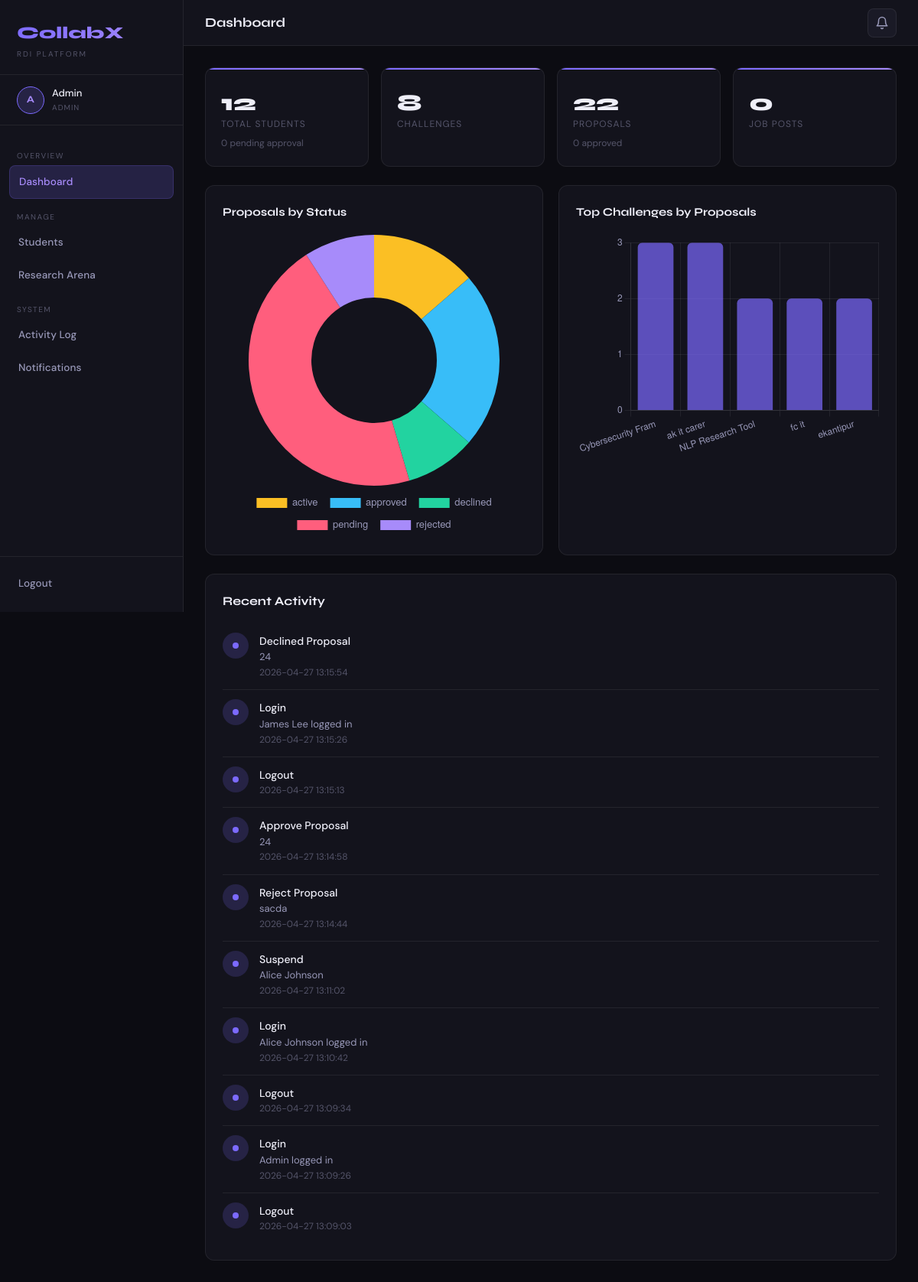
The page /admin/dashboard (signed in) on the database its author committed.
### tables this page shows
CREATE TABLE activity_log (
    id INTEGER PRIMARY KEY AUTOINCREMENT, user_id INTEGER, action TEXT NOT NULL,
    details TEXT, created_at TIMESTAMP DEFAULT CURRENT_TIMESTAMP);

### app.py (the view)
@app.route("/admin/dashboard")
@login_required(role="admin")
def admin_dashboard():
    db=get_db()
    stats={
        "students":db.execute("SELECT COUNT(*) FROM users WHERE role='student'").fetchone()[0],
        "pending":db.execute("SELECT COUNT(*) FROM users WHERE role='student' AND approved=0").fetchone()[0],
        "challenges":db.execute("SELECT COUNT(*) FROM challenges").fetchone()[0],
        "proposals":db.execute("SELECT COUNT(*) FROM proposals").fetchone()[0],
        "recruitment":db.execute("SELECT COUNT(*) FROM recruitment").fetchone()[0],
        "approved_proposals":db.execute("SELECT COUNT(*) FROM proposals WHERE status='Approved'").fetchone()[0],
    }
    statuses=db.execute("SELECT status, COUNT(*) as cnt FROM proposals GROUP BY status").fetchall()
    top_challenges=db.execute("""SELECT c.title, COUNT(p.id) as cnt FROM challenges c
        LEFT JOIN proposals p ON c.id=p.challenge_id GROUP BY c.id ORDER BY cnt DESC LIMIT 5""").fetchall()
    recent_activity=db.execute("""SELECT a.action,a.details,a.created_at,u.name FROM activity_log a
        LEFT JOIN users u ON a.user_id=u.id ORDER BY a.created_at DESC LIMIT 10""").fetchall()
    db.close()
    return render_template("admin_dashboard.html", stats=stats, statuses=statuses,
                           top_challenges=top_challenges, recent_activity=recent_activity,
                           unread_count=unread(session["user_id"]))

### app.py (called while the page is built)
def get_db():
    db = sqlite3.connect("database.db")
    db.row_factory = sqlite3.Row
    return db

def unread(user_id):
    db = get_db(); n = db.execute("SELECT COUNT(*) FROM notifications WHERE user_id=? AND is_read=0",(user_id,)).fetchone()[0]; db.close(); return n

def login_required(role=None):
    def decorator(fn):
        @wraps(fn)
        def wrapper(*args, **kwargs):
            if "user_id" not in session: return redirect("/")
            if role and session.get("role") != role: return render_template("error.html",message="Access denied.",code=403),403
            return fn(*args, **kwargs)
        return wrapper
    return decorator

### templates/admin_dashboard.html (shortened to what this page needs)
{% extends "base.html" %}
{% block topbar_title %}Dashboard{% endblock %}
{% block content %}
<div class="stat-grid">
 <div class="stat-card"><div class="stat-icon"></div><div class="stat-num">{{ stats.students }}</div><div class="stat-label">Total Students</div><div class="stat-sub">{{ stats.pending }} pending approval</div></div>
 <div class="stat-card"><div class="stat-icon"></div><div class="stat-num">{{ stats.challenges }}</div><div class="stat-label">Challenges</div></div>
 <div class="stat-card"><div class="stat-icon"></div><div class="stat-num">{{ stats.proposals }}</div><div class="stat-label">Proposals</div><div class="stat-sub">{{ stats.approved_proposals }} approved</div></div>
 <div class="stat-card"><div class="stat-icon"></div><div class="stat-num">{{ stats.recruitment }}</div><div class="stat-label">Job Posts</div></div>
</div>
<div class="grid-2" style="margin-bottom:24px;">
 <div class="chart-box"><div class="chart-title">Proposals by Status</div><canvas id="statusChart" height="220"></canvas></div>
 <div class="chart-box"><div class="chart-title">Top Challenges by Proposals</div><canvas id="challengeChart" height="220"></canvas></div>
</div>
<div class="card"><div class="card-title">Recent Activity</div>
 {% for a in recent_activity %}
 <div class="activity-item">
 <div class="activity-icon"></div>
 <div><div style="font-size:14px;font-weight:500;color:var(--text);">{{ a['action'].replace('_',' ').title() }}</div>
 <div style="font-size:13px;color:var(--text2);">{{ a['details'] }}</div>
 <div style="font-size:12px;color:var(--text3);">{{ a['created_at'] }}</div></div>
 </div>
 {% else %}<div class="empty-state" style="padding:30px 0;"><div class="empty-icon"></div><div class="empty-title">No activity yet</div></div>
 {% endfor %}
</div>
{% endblock %}
{% block scripts %}
<script>
Chart.defaults.color='#9898b8';Chart.defaults.borderColor='rgba(255,255,255,0.07)';
const sL=[{% for s in statuses %}'{{ s["status"] }}',{% endfor %}];
const sD=[{% for s in statuses %}{{ s["cnt"] }},{% endfor %}];
new Chart(document.getElementById('statusChart'),{type:'doughnut',data:{labels:sL,datasets:[{data:sD,backgroundColor:['#fbbf24','#38bdf8','#22d3a0','#ff5e7d','#a78bfa'],borderWidth:0}]},options:{plugins:{legend:{position:'bottom',labels:{padding:16,font:{size:13}}}}}});
const cL=[{% for c in top_challenges %}'{{ c["title"][:18] }}',{% endfor %}];
const cD=[{% for c in top_challenges %}{{ c["cnt"] }},{% endfor %}];
new Chart(document.getElementById('challengeChart'),{type:'bar',data:{labels:cL,datasets:[{label:'Proposals',data:cD,backgroundColor:'rgba(124,106,255,0.7)',borderRadius:6}]},options:{plugins:{legend:{display:false}},scales:{x:{ticks:{maxRotation:30}},y:{beginAtZero:true,ticks:{stepSize:1}}}}});
</script>{% endblock %}

### templates/base.html (shortened to what this page needs)
<!DOCTYPE html>
<html lang="en">
<head>
 <link rel="stylesheet" href="/static/style.css">
</head>
<body>
<div class="layout">
 <aside class="sidebar" id="sidebar">
 <div class="sidebar-logo">
 <div class="logo-text">CollabX</div>
 <div class="logo-sub">RDI Platform</div>
 </div>
 <div class="sidebar-user">
 <div class="avatar">{{ session['name'][0].upper() }}</div>
 <div>
 <div class="user-name">{{ session['name'] }}</div>
 <div class="user-role-tag">{{ session['role'] }}</div>
 </div>
 </div>
 <nav class="sidebar-nav">
 {% if session['role'] == 'admin' %}
 <div class="nav-section">Overview</div>
 <a href="/admin/dashboard" class="nav-link {% if request.path=='/admin/dashboard' %}active{% endif %}">Dashboard</a>
 <div class="nav-section">Manage</div>
 <a href="/admin/students" class="nav-link {% if '/admin/students' in request.path %}active{% endif %}">Students</a>
 <a href="/admin/arena" class="nav-link {% if '/admin/arena' in request.path %}active{% endif %}">Research Arena</a>
 <div class="nav-section">System</div>
 <a href="/admin/activity" class="nav-link {% if '/admin/activity' in request.path %}active{% endif %}">Activity Log</a>
 <a href="/notifications" class="nav-link {% if request.path=='/notifications' %}active{% endif %}">Notifications {% if unread_count > 0 %}<span class="badge">{{ unread_count }}</span>{% endif %}</a>
 {% endif %}
 </nav>
 <div class="sidebar-footer">
 <a href="/logout" class="nav-link">Logout</a>
 </div>
 </aside>
 <div class="main">
 <header class="topbar">
 <div style="display:flex;align-items:center;gap:12px;">
 <span class="topbar-title">{% block topbar_title %}{% endblock %}</span>
 </div>
 <div class="topbar-right">
 <a href="/notifications" class="notif-btn" title="Notifications">
 <svg width="18" height="18" viewBox="0 0 24 24" fill="none" stroke="currentColor" stroke-width="2" stroke-linecap="round" stroke-linejoin="round"><path d="M18 8A6 6 0 0 0 6 8c0 7-3 9-3 9h18s-3-2-3-9"/><path d="M13.73 21a2 2 0 0 1-3.46 0"/></svg>
 </a>
 </div>
 </header>
 <div class="page-content">{% block content %}{% endblock %}</div>
 </div>
</div>
{% block scripts %}{% endblock %}
</body></html>

### rows shown on the page
activity_log: action.replace "Declined Proposal", details "24", created_at "2026-04-27 13:15:54"
activity_log: action.replace "Login", details "James Lee logged in", created_at "2026-04-27 13:15:26"
activity_log: action.replace "Logout", created_at "2026-04-27 13:15:13"
activity_log: action.replace "Approve Proposal", details "24", created_at "2026-04-27 13:14:58"
activity_log: action.replace "Reject Proposal", details "sacda", created_at "2026-04-27 13:14:44"
activity_log: action.replace "Suspend", details "Alice Johnson", created_at "2026-04-27 13:11:02"
activity_log: action.replace "Login", details "Alice Johnson logged in", created_at "2026-04-27 13:10:42"
activity_log: action.replace "Logout", created_at "2026-04-27 13:09:34"
activity_log: action.replace "Login", details "Admin logged in", created_at "2026-04-27 13:09:26"
activity_log: action.replace "Logout", created_at "2026-04-27 13:09:03"

### other values the page prints
{{ session['name'][0].upper() }} "A"
{{ session['name'] }} "Admin"
{{ session['role'] }} "ADMIN"
{{ stats.students }} "12"
{{ stats.pending }} "0"
{{ stats.challenges }} "8"
{{ stats.proposals }} "22"
{{ stats.approved_proposals }} "0"
{{ stats.recruitment }} "0"
chart data {{ s["status"] }} active, approved, declined, pending, rejected
chart data {{ s["cnt"] }} 3, 5, 2, 10, 2
chart data {{ c["cnt"] }} 3, 3, 2, 2, 2
